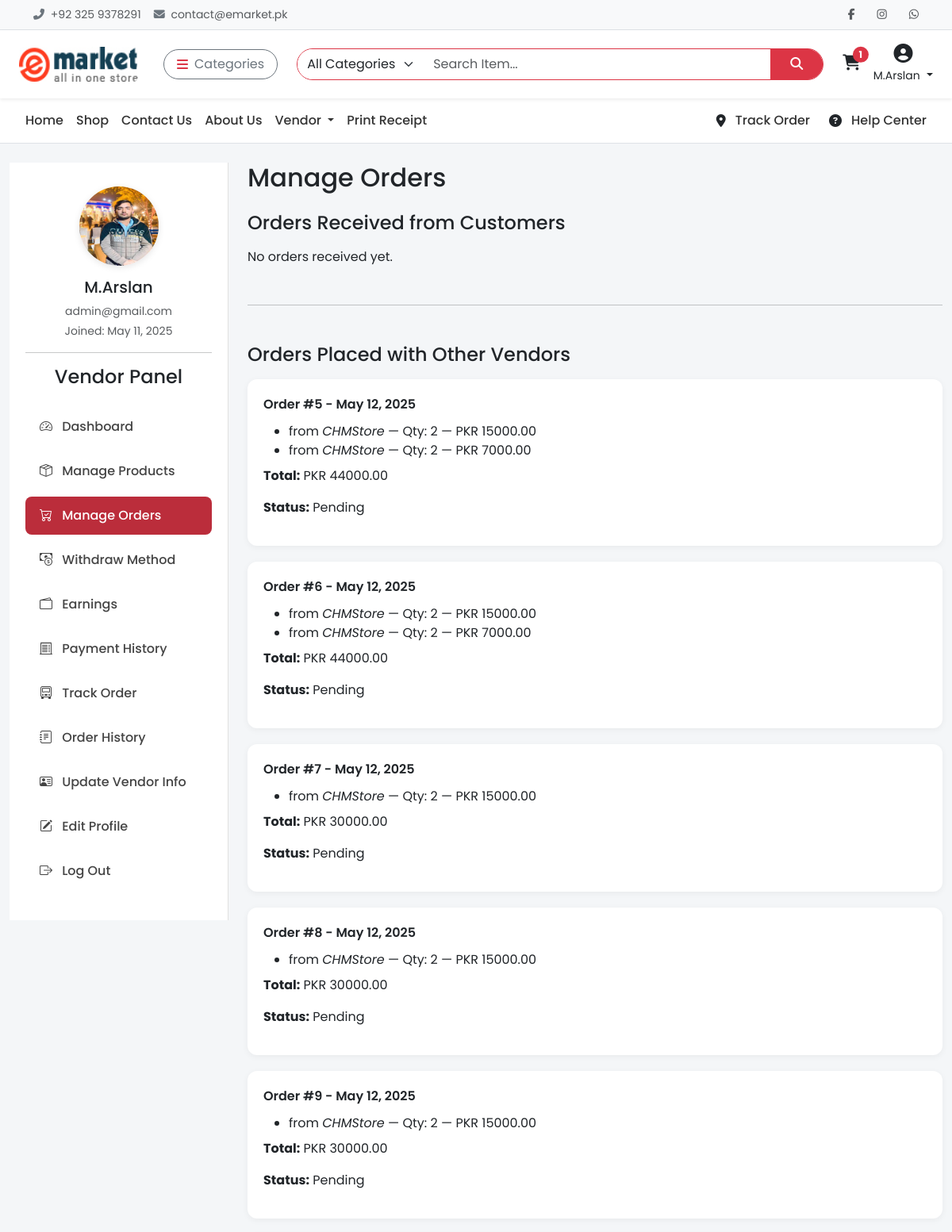
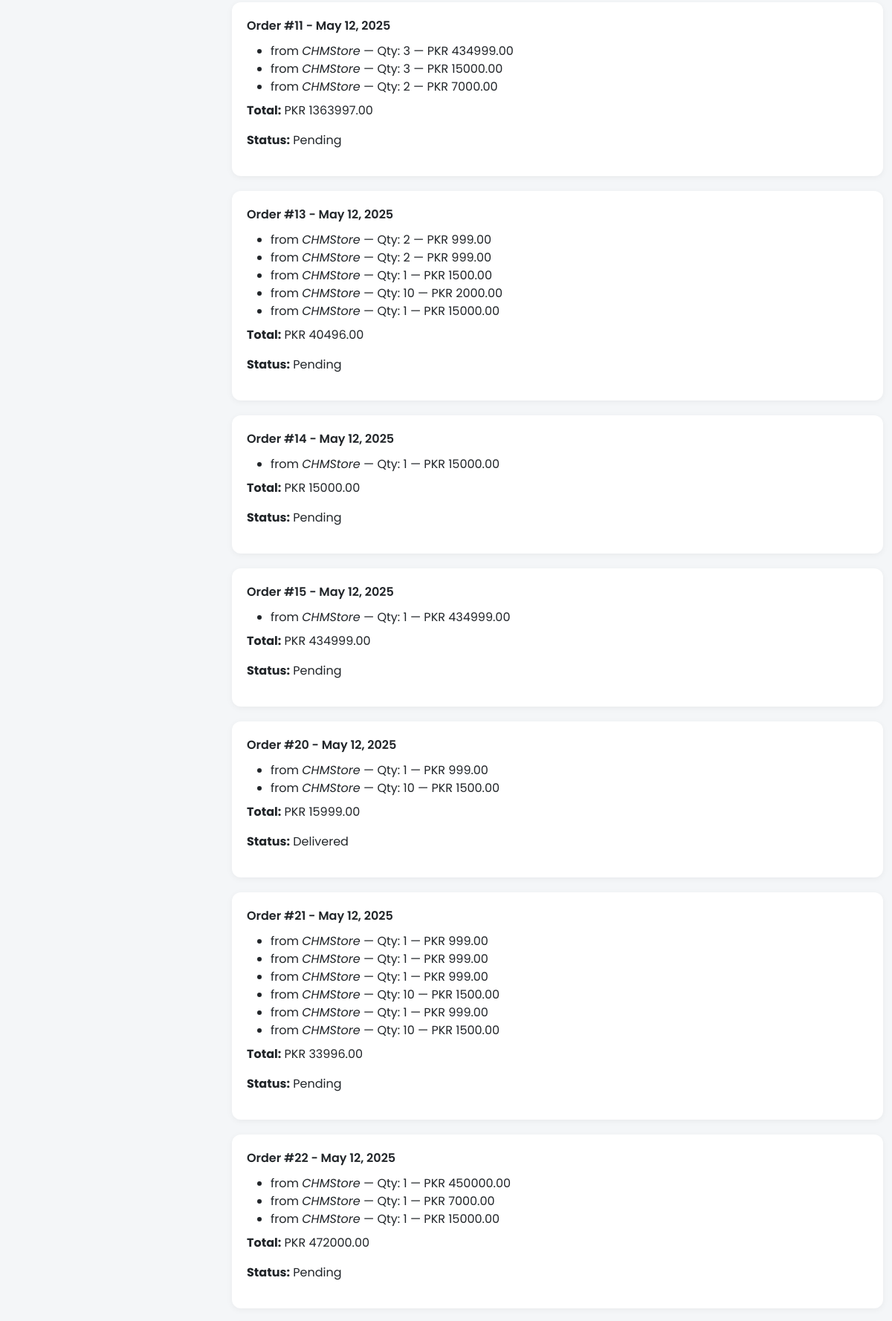
Screenshot of /vendor/orders/ (signed in, upper part) with the database file from the repository (2 pictures, top to bottom).
### api/models.py (models this page shows, shortened)
class Cart(models.Model):
    user = models.ForeignKey(settings.AUTH_USER_MODEL, on_delete=models.CASCADE, null=True, blank=True)
    session_key = models.CharField(max_length=40, null=True, blank=True)
    created_at = models.DateTimeField(auto_now_add=True)
    coupon = models.ForeignKey(Coupon, on_delete=models.SET_NULL, null=True, blank=True)
    total = models.DecimalField(max_digits=10, decimal_places=2, default=0)
    def total_amount(self):
        return self.total
    @property
    def total_items(self):
        return sum(item.quantity for item in self.items.all())
    @staticmethod
    def get_or_create_cart(request):
        if request.user.is_authenticated:
            cart, _ = Cart.objects.get_or_create(user=request.user, session_key=None)
        else:
            session_key = request.session.session_key
            if not session_key:
                request.session.create()
                session_key = request.session.session_key
            cart, _ = Cart.objects.get_or_create(user=None, session_key=session_key)
        return cart

class CartItem(models.Model):
    cart = models.ForeignKey(Cart, related_name='items', on_delete=models.CASCADE)
    product = models.ForeignKey('Product', on_delete=models.CASCADE)
    color = models.ForeignKey('ProductColorVariant', on_delete=models.SET_NULL, null=True, blank=True)
    size = models.ForeignKey('ProductSizeVariant', on_delete=models.SET_NULL, null=True, blank=True)
    quantity = models.PositiveIntegerField(default=1)
    @property
    def total_price(self):
        base_price = self.product.base_price
        color_price = self.color.price if self.color else Decimal(0)
        size_price = self.size.price if self.size else Decimal(0)
        return (base_price + color_price + size_price) * self.quantity

class CustomUser(AbstractUser):
    email = models.EmailField(unique=True)
    phone = models.CharField(max_length=20, blank=True)
    profile_image = models.ImageField(upload_to='profiles/', blank=True, null=True)
    is_vendor = models.BooleanField(default=False)
    is_customer = models.BooleanField(default=True)
    address = models.TextField(blank=True)

class Order(models.Model):
    STATUS_CHOICES = [
        ('Pending', 'Pending'),
        ('Processing', 'Processing'),
        ('Shipped', 'Shipped'),
        ('Delivered', 'Delivered'),
        ('Cancelled', 'Cancelled'),
        ('Returned', 'Returned'),
    ]
    user = models.ForeignKey(settings.AUTH_USER_MODEL, on_delete=models.SET_NULL, null=True, blank=True)
    full_name = models.CharField(max_length=255)
    email = models.EmailField()
    phone = models.CharField(max_length=20)
    address = models.TextField()
    city = models.CharField(max_length=100)
    zip_code = models.CharField(max_length=10)
    total_amount = models.DecimalField(max_digits=10, decimal_places=2)
    status = models.CharField(max_length=20, choices=STATUS_CHOICES, default='Pending')
    created_at = models.DateTimeField(auto_now_add=True)
    shipped_at = models.DateTimeField(null=True, blank=True)
    delivered_at = models.DateTimeField(null=True, blank=True)
    courier = models.CharField(max_length=100, blank=True, null=True)
    tracking_number = models.CharField(max_length=100, blank=True, null=True)
    estimated_delivery = models.DateField(default=default_estimated_delivery, null=True, blank=True)

class OrderItem(models.Model):
    order = models.ForeignKey(Order, related_name='items', on_delete=models.CASCADE)
    product = models.ForeignKey(Product, on_delete=models.CASCADE)
    color = models.CharField(max_length=50, blank=True, null=True)
    size = models.CharField(max_length=50, blank=True, null=True)
    price = models.DecimalField(max_digits=10, decimal_places=2)
    quantity = models.PositiveIntegerField()

class Product(models.Model):
    name = models.CharField(max_length=255)
    slug = models.SlugField(unique=True, blank=True)
    category = models.ForeignKey(Category, on_delete=models.CASCADE, related_name='products')
    short_details = models.TextField()
    description = models.TextField()
    brand = models.CharField(max_length=100, blank=True)
    base_price = models.DecimalField(max_digits=10, decimal_places=2)
    stock = models.PositiveIntegerField()
    image = models.ImageField(upload_to='products/')
    is_available = models.BooleanField(default=False)
    tags = models.CharField(max_length=255, blank=True, help_text="Comma-separated tags")
    created_at = models.DateTimeField(auto_now_add=True)
    updated_at = models.DateTimeField(auto_now=True)
    vendor = models.ForeignKey(Vendor, on_delete=models.SET_NULL, null=True, related_name="products")
    created_by = models.ForeignKey(settings.AUTH_USER_MODEL, on_delete=models.SET_NULL, null=True, related_name="products_added")

class Vendor(models.Model):
    user = models.OneToOneField(settings.AUTH_USER_MODEL, related_name='vendor', on_delete=models.CASCADE)
    vendor_slug = models.SlugField(blank=True, null=True)
    slug = models.SlugField(blank=True, null=True)
    business_name = models.CharField(max_length=255)
    business_type = models.CharField(max_length=100, choices=[
        ('Individual', 'Individual'),
        ('Company', 'Company'),
        ('Agency', 'Agency'),
    ])
    registration_number = models.CharField(max_length=100)
    tax_id = models.CharField(max_length=100, blank=True, null=True)
    business_description = models.TextField(blank=True)
    phone_number = models.CharField(max_length=20)
    alternate_phone = models.CharField(max_length=20, blank=True, null=True)
    address = models.TextField()
    city = models.CharField(max_length=100)
    state = models.CharField(max_length=100)
    zip_code = models.CharField(max_length=20)
    country = models.CharField(max_length=100)
    bank_name = models.CharField(max_length=100)
    account_holder_name = models.CharField(max_length=100)
    account_number = models.CharField(max_length=100)
    swift_code = models.CharField(max_length=100)
    total_earnings = models.DecimalField(max_digits=10, decimal_places=2, default=0)
    available_balance = models.DecimalField(max_digits=10, decimal_places=2, default=0)
    business_license = models.FileField(upload_to='vendor/licenses/')
    tax_certificate = models.FileField(upload_to='vendor/tax_docs/', blank=True, null=True)
    id_proof = models.FileField(upload_to='vendor/id_proof/')
    logo = models.ImageField(upload_to='vendor/logos/', blank=True, null=True)
    website = models.URLField(blank=True, null=True)
    social_links = models.TextField(blank=True, help_text="Add links separated by commas")
    average_rating = models.DecimalField(max_digits=3, decimal_places=2, default=0.0)
    total_reviews = models.PositiveIntegerField(default=0)
    verified_vendor = models.BooleanField(default=False)
    preferred_payment_method = models.CharField(max_length=50, choices=[
        ('Bank Transfer', 'Bank Transfer'),
        ('PayPal', 'PayPal'),
    ])
    is_payment_info_verified = models.BooleanField(default=False)
    agreed_to_terms = models.BooleanField(default=False)
    created_at = models.DateTimeField(auto_now_add=True)

### api/vendashviews.py (the view)
# urls.py: path('vendor/orders/', vendashviews.manage_orders, name='vendor_manage_orders'),
@login_required
def manage_orders(request):
    vendor_products = Product.objects.filter(vendor=request.user.vendor)
    sold_items = OrderItem.objects.filter(product__in=vendor_products).select_related('order')
    vendor_orders = Order.objects.filter(id__in=sold_items.values_list('order_id', flat=True).distinct())
    my_orders = Order.objects.filter(user=request.user)
    return render(request, 'vendor/manage_orders.html', {
        'vendor_orders': vendor_orders,
        'my_orders': my_orders,
    })

### api/context_processors.py (called while the page is built)
def cart_total_items(request):
    cart = Cart.get_or_create_cart(request)
    return {'cart': cart}

### templates/vendor/manage_orders.html (shortened to what this page needs)
{% extends 'base.html' %}
{% load static %}
{% block content %}
<div class="container-fluid mt-4">
  <div class="row">
    <div class="col-lg-3">
      <div class="sidebar">
        <div class="text-center">
         <img
        src="{% if request.user.profile_image %}{{ request.user.profile_image.url }}{% else %}{% static 'images/default-user.png' %}{% endif %}"
        alt="User Image"
        class="user-img"
      ><h5 class="mt-2">{{ request.user.username }}</h5>
          <p class="text-muted small mb-1">{{ request.user.email }}</p>
          <p class="small text-muted">Joined: {{ request.user.date_joined|date:"M d, Y" }}</p>
        </div>
        <hr>
        {% include 'includes/sidebar_vendor.html' %}
      </div>
    </div>
    <div class="col-lg-9">
      <h2 class="mb-4">Manage Orders</h2>
      <h4 class="mb-3">Orders Received from Customers</h4>
      {% if vendor_orders %}
        {% for order in vendor_orders %}
        <div class="order-card">
          <div class="order-header">Order #{{ order.id }} - {{ order.created_at|date:"M d, Y" }}</div>
          <p><strong>Customer:</strong> {{ order.full_name }} ({{ order.email }})</p>
          <ul class="mb-2">
            {% for item in order.items.all %}
              <li>
                <strong>{{ item.product.title }}</strong> —
                Qty: {{ item.quantity }} —
                PKR {{ item.price }}
              </li>
            {% endfor %}
          </ul>
          <p><strong>Total:</strong> PKR {{ order.total_amount }}</p>
          <p><strong>Status:</strong> {{ order.status }}</p>
          <div class="order-actions">
            <a href="{% url 'vendor_order_detail' order.id %}" class="btn btn-sm btn-outline-info">Complete Details</a>
          </div>
        </div>
        {% endfor %}
      {% else %}
        <p>No orders received yet.</p>
      {% endif %}
      <hr class="my-5">
      <h4 class="mb-3">Orders Placed with Other Vendors</h4>
      {% if my_orders %}
        {% for order in my_orders %}
        <div class="order-card">
          <div class="order-header">Order #{{ order.id }} - {{ order.created_at|date:"M d, Y" }}</div>
          <ul class="mb-2">
            {% for item in order.items.all %}
              <li>
                <strong>{{ item.product.title }}</strong> from <em>{{ item.product.vendor.business_name }}</em> —
                Qty: {{ item.quantity }} —
                PKR {{ item.price }}
              </li>
            {% endfor %}
          </ul>
          <p><strong>Total:</strong> PKR {{ order.total_amount }}</p>
          <p><strong>Status:</strong> {{ order.status }}</p>
        </div>
        {% endfor %}
      {% else %}
        <p>You haven't purchased from other vendors yet.</p>
      {% endif %}
    </div>
  </div>
</div>
{% endblock %}

### templates/includes/header.html (shortened to what this page needs)
{% load static %}
<div class="topbar border-bottom bg-light py-2 small">
  <div class="container d-flex justify-content-between align-items-center flex-wrap">
    <div class="text-muted d-flex align-items-center gap-3">
      <span><i class="fas fa-phone-alt me-1 text-secondary"></i> +92 325 9378291</span>
      <span><i class="fas fa-envelope me-1 text-secondary"></i> contact@emarket.pk</span>
    </div>
    <div class="d-flex align-items-center gap-3 mt-2 mt-md-0">
      <a href="https://www.facebook.com/ChoudharyMuhammadArslan" class="text-muted"><i class="fab fa-facebook-f"></i></a>
      <a href="https://www.instagram.com/choudharymuhammadarslan/" class="text-muted"><i class="fab fa-instagram"></i></a>
      <a href="https://wa.me/923229989145" class="text-muted"><i class="fab fa-whatsapp"></i></a>
    </div>
  </div>
</div>
<nav class="navbar navbar-expand-lg bg-white shadow-sm py-3 sticky-top">
  <div class="container-fluid px-4">
    <a class="navbar-brand fw-bold me-4 d-flex align-items-center" href="{% url 'home' %}">
      <img src="{% static 'images/logo.jpg' %}" alt="Logo" width="150" height="30" class="me-2 rounded">
    </a>
    <div class="dropdown me-3">
      <button class="btn btn-outline-secondary d-flex align-items-center rounded-pill px-3" type="button" data-bs-toggle="dropdown">
        <i class="fas fa-bars me-2 text-danger"></i> Categories
      </button>
    </div>
    <form class="d-flex flex-grow-1 mx-2" method="GET" action="{% url 'search_products' %}">
      <div class="input-group rounded-pill overflow-hidden border border-danger">
        <select name="category" class="form-select border-0" style="max-width: 160px;">
          <option value="">All Categories</option>
        </select>
        <input type="search" name="q" class="form-control border-0" placeholder="Search Item..." required>
        <button class="btn btn-danger rounded-0 px-4" type="submit"><i class="fas fa-search"></i></button>
      </div>
    </form>
    <div class="d-flex align-items-center ms-3 gap-3">
      <a href="#" id="cart-icon" class="text-dark position-relative" data-bs-toggle="offcanvas" data-bs-target="#cartSidebar">
        <i class="fas fa-shopping-cart fs-5"></i>
        {% if cart.total_items > 0 %}
        <span class="position-absolute top-0 start-100 translate-middle badge rounded-pill bg-danger">
          {{ cart.total_items }}
        </span>
        {% endif %}
        <br>
      </a>
{% if user.is_authenticated %}
  <div class="dropdown text-center">
    <a href="#" class="text-dark text-decoration-none dropdown-toggle" data-bs-toggle="dropdown">
      <i class="fas fa-user-circle fs-4"></i><br>
      <small>{{ user.username }}</small>
    </a>
  </div>
{% else %}
  <a href="#" class="text-dark text-decoration-none text-center" data-bs-toggle="modal" data-bs-target="#loginModal">
    <i class="fas fa-sign-in-alt fs-5"></i><br><small>Login</small>
  </a>
{% endif %}
    </div>
  </div>
</nav>

### templates/base.html (style rules this page uses)
* { font-family: 'Poppins', sans-serif; }
body { background-color: #f4f4f4; }
.topbar { background-color: #f8f9fa; font-size: 14px; padding: 6px 0; }
.topbar a { color: #333; margin-left: 12px; transition: color 0.2s ease; }
.navbar-brand img { height: 44px; }

### templates/vendor/manage_orders.html (style rules this page uses)
.user-img { width: 100px; height: 100px; object-fit: cover; border-radius: 50%; display: block; margin: 0 auto 15px; box-shadow: 0 2px 8px rgba(0, 0, 0, 0.1); }
.order-card { background: white; border-radius: 12px; padding: 20px; box-shadow: 0 2px 8px rgba(0,0,0,0.05); margin-bottom: 20px; }
.order-header { font-weight: 600; margin-bottom: 10px; }
body { background-color: #f4f6f8; font-family: 'Poppins', sans-serif; }
.sidebar { background: #fff; padding: 30px 20px; border-right: 1px solid #e0e0e0; min-height: 100vh; position: sticky; top: 0; }

### rows the page displays
Cart: total_items "1"
CustomUser: username "M.Arslan", profile_image (picture), user.username "M.Arslan", user.email "admin@gmail.com", user.date_joined "May 11, 2025"
Order: id "5", created_at "May 12, 2025", total_amount "44000.00", status "Pending"
OrderItem: product.vendor.business_name "CHMStore", quantity "2", price "15000.00"
OrderItem: product.vendor.business_name "CHMStore", quantity "2", price "7000.00"
Order: id "6", created_at "May 12, 2025", total_amount "44000.00", status "Pending"
OrderItem: product.vendor.business_name "CHMStore", quantity "2", price "15000.00"
OrderItem: product.vendor.business_name "CHMStore", quantity "2", price "7000.00"
Order: id "7", created_at "May 12, 2025", total_amount "30000.00", status "Pending"
OrderItem: product.vendor.business_name "CHMStore", quantity "2", price "15000.00"
Order: id "8", created_at "May 12, 2025", total_amount "30000.00", status "Pending"
OrderItem: product.vendor.business_name "CHMStore", quantity "2", price "15000.00"
Order: id "9", created_at "May 12, 2025", total_amount "30000.00", status "Pending"
OrderItem: product.vendor.business_name "CHMStore", quantity "2", price "15000.00"
Order: id "11", created_at "May 12, 2025", total_amount "1363997.00", status "Pending"
OrderItem: product.vendor.business_name "CHMStore", quantity "3", price "434999.00"
OrderItem: product.vendor.business_name "CHMStore", quantity "3", price "15000.00"
OrderItem: product.vendor.business_name "CHMStore", quantity "2", price "7000.00"
Order: id "13", created_at "May 12, 2025", total_amount "40496.00", status "Pending"
OrderItem: product.vendor.business_name "CHMStore", quantity "2", price "999.00"
OrderItem: product.vendor.business_name "CHMStore", quantity "2", price "999.00"
OrderItem: product.vendor.business_name "CHMStore", quantity "1", price "1500.00"
OrderItem: product.vendor.business_name "CHMStore", quantity "10", price "2000.00"
OrderItem: product.vendor.business_name "CHMStore", quantity "1", price "15000.00"
Order: id "14", created_at "May 12, 2025", total_amount "15000.00", status "Pending"
OrderItem: product.vendor.business_name "CHMStore", quantity "1", price "15000.00"
Order: id "15", created_at "May 12, 2025", total_amount "434999.00", status "Pending"
OrderItem: product.vendor.business_name "CHMStore", quantity "1", price "434999.00"
Order: id "20", created_at "May 12, 2025", total_amount "15999.00", status "Delivered"
OrderItem: product.vendor.business_name "CHMStore", quantity "1", price "999.00"
OrderItem: product.vendor.business_name "CHMStore", quantity "10", price "1500.00"
Order: id "21", created_at "May 12, 2025", total_amount "33996.00", status "Pending"
OrderItem: product.vendor.business_name "CHMStore", quantity "1", price "999.00"
OrderItem: product.vendor.business_name "CHMStore", quantity "1", price "999.00"
OrderItem: product.vendor.business_name "CHMStore", quantity "1", price "999.00"
OrderItem: product.vendor.business_name "CHMStore", quantity "10", price "1500.00"
OrderItem: product.vendor.business_name "CHMStore", quantity "1", price "999.00"
OrderItem: product.vendor.business_name "CHMStore", quantity "10", price "1500.00"
Order: id "22", created_at "May 12, 2025", total_amount "472000.00", status "Pending"
OrderItem: product.vendor.business_name "CHMStore", quantity "1", price "450000.00"
OrderItem: product.vendor.business_name "CHMStore", quantity "1", price "7000.00"
OrderItem: product.vendor.business_name "CHMStore", quantity "1", price "15000.00"
